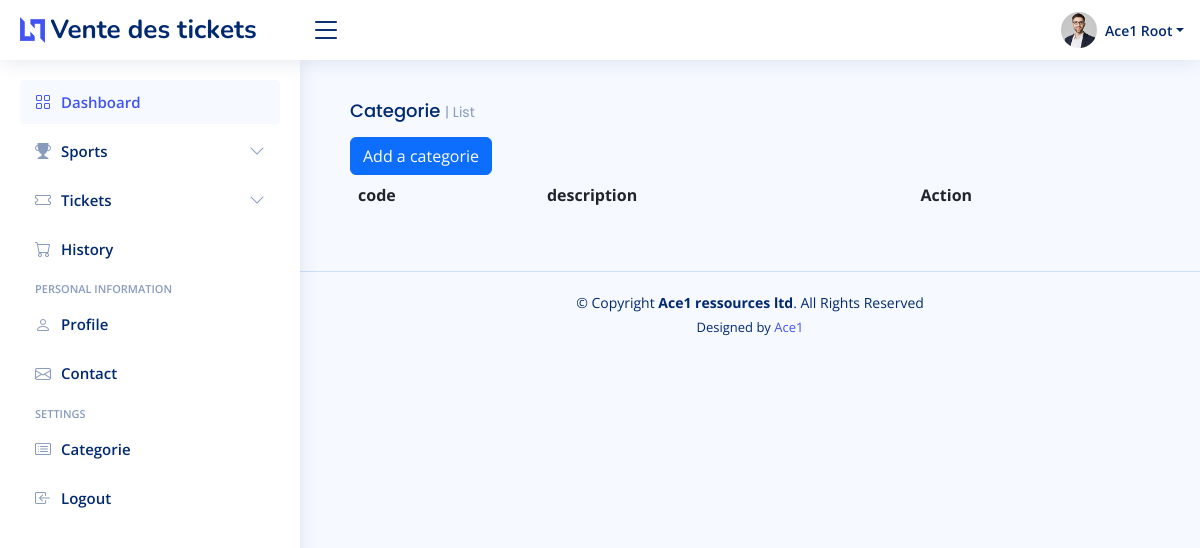
The app's page /category/, older data.
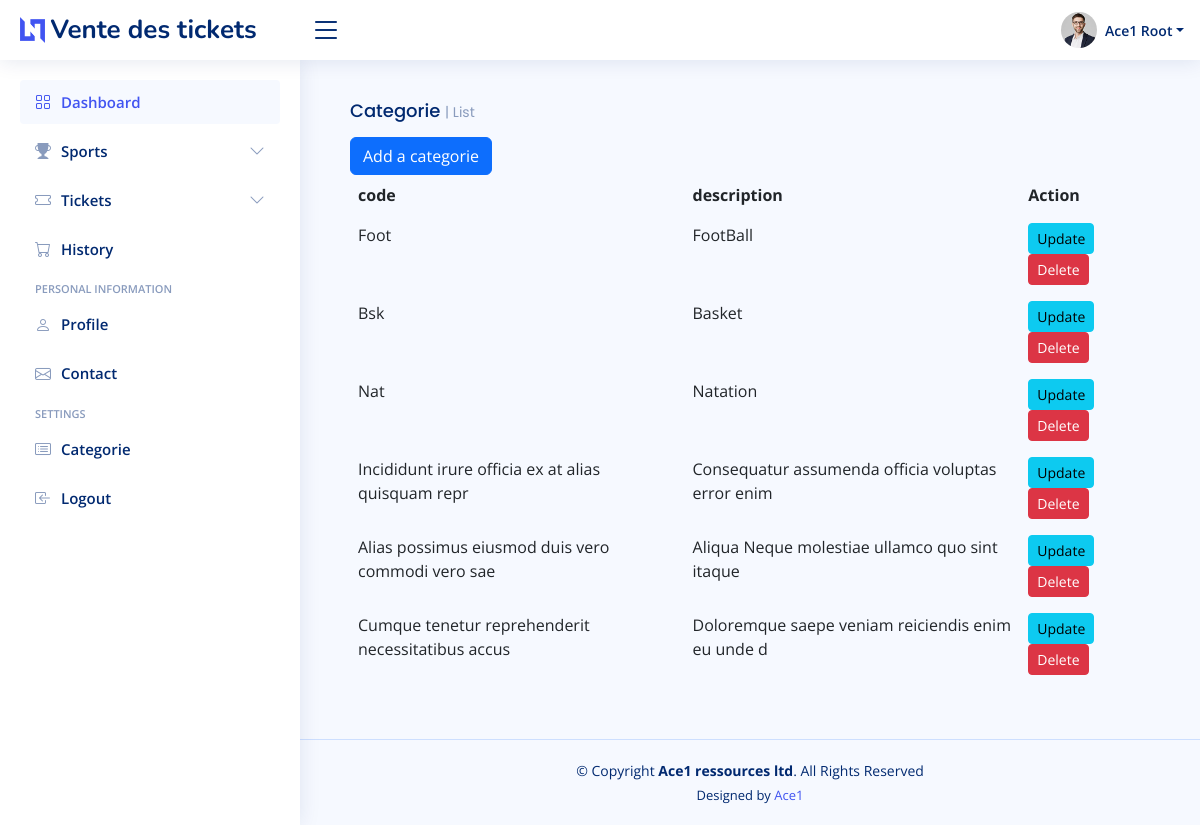
The same page, newer data.
### app/models/category.py (models this page shows, shortened)
class Category(models.Model):
    code = models.CharField(max_length=50, null=True)
    description = models.CharField(null=False, max_length=50,unique=True)

### app/views/category.py (the view)
# urls.py: path('',home.index,name='home_index' ),
def index(request):
  categories= Category.objects.all()
  return render(request,'app/category/index.html',{'categories':categories})

### app/templates/app/category/index.html
{%extends 'app/layouts/default.html'%}
{%block content%}
<main id="main" class="main">
    <section class="section dashboard">
        <div class="row">
            <div class="col-12">
              <div class="card-body">
                <h5 class="card-title">Categorie <span>| List</span></h5>
                <a class="btn btn-primary" href="{% url 'add_category' %}">Add a categorie</a>
                <table class="table table-borderless datatable">
                  <thead>
                    <tr>
                      <th scope="col">code</th>
                      <th scope="col">description</th>
                      <th scope="col">Action</th>
                    </tr>
                  </thead>
                  <tbody>
                    {% for i in categories %}
                      <tr>
                        <td>{{i.code}}</td>
                        <td>{{i.description}}</td>
                        <td>
                          <a class="btn btn-sm btn-info" href="{% url 'update_category' i.id %}">Update</a>
                          <a class="btn btn-sm btn-danger" href="{% url 'delete_category' i.id %}">Delete</a>
                        </td>
                      </tr>
                      {% endfor %}
                  </tbody>
                </table>
              </div>
            </div>
        </div>
    </section>
</main>
{%endblock%}

Row changes from the older to the newer data that the page shows:
added Category: code "Foot", description "FootBall"
added Category: code "Bsk", description "Basket"
added Category: code "Nat", description "Natation"
added Category: code "Incididunt irure officia ex at alias quisquam repr", description "Consequatur assumenda officia voluptas error enim"
added Category: code "Alias possimus eiusmod duis vero commodi vero sae", description "Aliqua Neque molestiae ullamco quo sint itaque"
added Category: code "Cumque tenetur reprehenderit necessitatibus accus", description "Doloremque saepe veniam reiciendis enim eu unde d"
